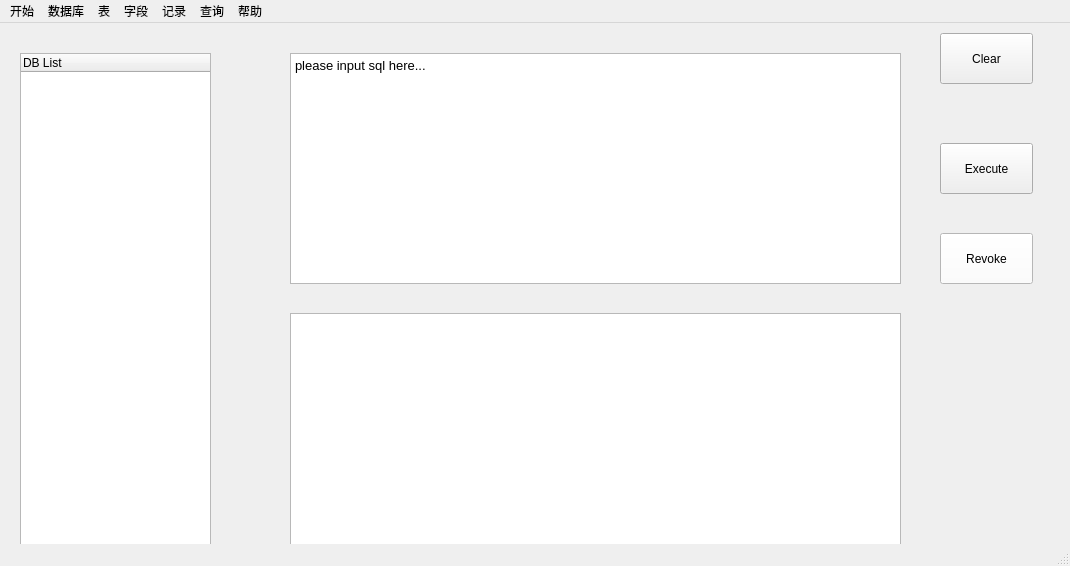
<?xml version="1.0" encoding="UTF-8"?>
<ui version="4.0">
 <class>MainWindow</class>
 <widget class="QMainWindow" name="MainWindow">
  <property name="geometry">
   <rect>
    <x>0</x>
    <y>0</y>
    <width>1070</width>
    <height>566</height>
   </rect>
  </property>
  <property name="windowTitle">
   <string>MainWindow</string>
  </property>
  <property name="styleSheet">
   <string notr="true">background-image: url(:/FILE/res/6.jpg);</string>
  </property>
  <widget class="QWidget" name="centralwidget">
   <widget class="QTreeWidget" name="treeWidget">
    <property name="geometry">
     <rect>
      <x>20</x>
      <y>30</y>
      <width>191</width>
      <height>531</height>
     </rect>
    </property>
    <property name="styleSheet">
     <string notr="true">background-image: url(:/FILE/res/back (2).png);</string>
    </property>
    <column>
     <property name="text">
      <string>DB List</string>
     </property>
    </column>
   </widget>
   <widget class="QTextEdit" name="textEdit">
    <property name="geometry">
     <rect>
      <x>290</x>
      <y>30</y>
      <width>611</width>
      <height>231</height>
     </rect>
    </property>
    <property name="styleSheet">
     <string notr="true">font: 75 15pt &quot;Times New Roman&quot;;
background-image: url(:/build-DBMS-Desktop_Qt_5_9_9_MSVC2015_32bit-Debug/DBMS/res/back (2).png);</string>
    </property>
    <property name="html">
     <string>&lt;!DOCTYPE HTML PUBLIC &quot;-//W3C//DTD HTML 4.0//EN&quot; &quot;http://www.w3.org/TR/REC-html40/strict.dtd&quot;&gt;
&lt;html&gt;&lt;head&gt;&lt;meta name=&quot;qrichtext&quot; content=&quot;1&quot; /&gt;&lt;style type=&quot;text/css&quot;&gt;
p, li { white-space: pre-wrap; }
&lt;/style&gt;&lt;/head&gt;&lt;body style=&quot; font-family:'Times New Roman'; font-size:15pt; font-weight:72; font-style:normal;&quot;&gt;
&lt;p style=&quot; margin-top:0px; margin-bottom:0px; margin-left:0px; margin-right:0px; -qt-block-indent:0; text-indent:0px;&quot;&gt;&lt;span style=&quot; font-family:'SimSun'; font-size:10pt; font-weight:400;&quot;&gt;please input sql here...&lt;/span&gt;&lt;/p&gt;&lt;/body&gt;&lt;/html&gt;</string>
    </property>
   </widget>
   <widget class="QTableWidget" name="tableWidget">
    <property name="geometry">
     <rect>
      <x>1260</x>
      <y>610</y>
      <width>20</width>
      <height>20</height>
     </rect>
    </property>
    <property name="styleSheet">
     <string notr="true">background-image: url(:/FILE/res/back (2).png);</string>
    </property>
   </widget>
   <widget class="QPushButton" name="pushButton">
    <property name="geometry">
     <rect>
      <x>940</x>
      <y>120</y>
      <width>93</width>
      <height>51</height>
     </rect>
    </property>
    <property name="styleSheet">
     <string notr="true">font: 87 11pt &quot;Bodoni MT Black&quot;;background-image: url(:/FILE/res/back (2).png);</string>
    </property>
    <property name="text">
     <string>Execute</string>
    </property>
   </widget>
   <widget class="QPushButton" name="clearbutton">
    <property name="geometry">
     <rect>
      <x>940</x>
      <y>10</y>
      <width>93</width>
      <height>51</height>
     </rect>
    </property>
    <property name="styleSheet">
     <string notr="true">font: 87 16pt &quot;Bodoni MT Black&quot;;
background-image: url(:/FILE/res/back (2).png);</string>
    </property>
    <property name="text">
     <string>Clear</string>
    </property>
   </widget>
   <widget class="QPushButton" name="backbutton">
    <property name="geometry">
     <rect>
      <x>940</x>
      <y>210</y>
      <width>93</width>
      <height>51</height>
     </rect>
    </property>
    <property name="styleSheet">
     <string notr="true">font: 87 11pt &quot;Bodoni MT Black&quot;;
background-color: rgb(255, 255, 255);
background-image: url(:/FILE/res/back (2).png);</string>
    </property>
    <property name="text">
     <string>Revoke</string>
    </property>
   </widget>
   <widget class="QTableWidget" name="showWidget">
    <property name="geometry">
     <rect>
      <x>290</x>
      <y>290</y>
      <width>611</width>
      <height>241</height>
     </rect>
    </property>
    <property name="styleSheet">
     <string notr="true">background-image: url(:/build-DBMS-Desktop_Qt_5_9_9_MSVC2015_32bit-Debug/DBMS/res/back (2).png);</string>
    </property>
   </widget>
   <zorder>tableWidget</zorder>
   <zorder>pushButton</zorder>
   <zorder>clearbutton</zorder>
   <zorder>backbutton</zorder>
   <zorder>showWidget</zorder>
   <zorder>treeWidget</zorder>
   <zorder>textEdit</zorder>
  </widget>
  <widget class="QStatusBar" name="statusbar"/>
  <widget class="QMenuBar" name="menubar">
   <property name="geometry">
    <rect>
     <x>0</x>
     <y>0</y>
     <width>1070</width>
     <height>26</height>
    </rect>
   </property>
   <widget class="QMenu" name="menu">
    <property name="title">
     <string>开始</string>
    </property>
    <addaction name="open"/>
    <addaction name="save"/>
    <addaction name="back"/>
    <addaction name="login"/>
    <addaction name="logout"/>
   </widget>
   <widget class="QMenu" name="menu_2">
    <property name="title">
     <string>数据库</string>
    </property>
    <addaction name="adddb"/>
    <addaction name="deletedb"/>
   </widget>
   <widget class="QMenu" name="menu_3">
    <property name="title">
     <string>表</string>
    </property>
    <addaction name="addtable"/>
    <addaction name="deletetable"/>
   </widget>
   <widget class="QMenu" name="menu_4">
    <property name="title">
     <string>字段</string>
    </property>
    <addaction name="addfield"/>
    <addaction name="modifyfield"/>
    <addaction name="deletefield"/>
   </widget>
   <widget class="QMenu" name="menu_5">
    <property name="title">
     <string>记录</string>
    </property>
    <addaction name="adddate"/>
    <addaction name="deletedate"/>
    <addaction name="updatedate"/>
   </widget>
   <widget class="QMenu" name="menu_6">
    <property name="title">
     <string>查询</string>
    </property>
    <addaction name="finddb"/>
    <addaction name="findtable"/>
    <addaction name="findfield"/>
    <addaction name="readtable"/>
    <addaction name="readdb"/>
   </widget>
   <widget class="QMenu" name="menu_7">
    <property name="title">
     <string>帮助</string>
    </property>
   </widget>
   <addaction name="menu"/>
   <addaction name="menu_2"/>
   <addaction name="menu_3"/>
   <addaction name="menu_4"/>
   <addaction name="menu_5"/>
   <addaction name="menu_6"/>
   <addaction name="menu_7"/>
  </widget>
  <action name="open">
   <property name="text">
    <string>打开</string>
   </property>
  </action>
  <action name="save">
   <property name="text">
    <string>保存</string>
   </property>
  </action>
  <action name="back">
   <property name="text">
    <string>撤销</string>
   </property>
  </action>
  <action name="db">
   <property name="text">
    <string>数据库</string>
   </property>
  </action>
  <action name="table">
   <property name="text">
    <string>表</string>
   </property>
  </action>
  <action name="trigger">
   <property name="text">
    <string>触发器</string>
   </property>
  </action>
  <action name="login">
   <property name="text">
    <string>登录</string>
   </property>
  </action>
  <action name="adddb">
   <property name="text">
    <string>创建数据库</string>
   </property>
  </action>
  <action name="deletedb">
   <property name="text">
    <string>删除数据库</string>
   </property>
  </action>
  <action name="addtable">
   <property name="text">
    <string>创建表</string>
   </property>
  </action>
  <action name="deletetable">
   <property name="text">
    <string>删除表</string>
   </property>
  </action>
  <action name="addfield">
   <property name="text">
    <string>添加字段</string>
   </property>
  </action>
  <action name="modifyfield">
   <property name="text">
    <string>修改字段</string>
   </property>
  </action>
  <action name="deletefield">
   <property name="text">
    <string>删除字段</string>
   </property>
  </action>
  <action name="adddate">
   <property name="text">
    <string>增加记录</string>
   </property>
  </action>
  <action name="finddb">
   <property name="text">
    <string>查找数据库</string>
   </property>
  </action>
  <action name="findtable">
   <property name="text">
    <string>查找表</string>
   </property>
  </action>
  <action name="findfield">
   <property name="text">
    <string>查找语句</string>
   </property>
  </action>
  <action name="logout">
   <property name="text">
    <string>退出</string>
   </property>
  </action>
  <action name="readtable">
   <property name="text">
    <string>查看表</string>
   </property>
  </action>
  <action name="deletedate">
   <property name="text">
    <string>删除记录</string>
   </property>
  </action>
  <action name="updatedate">
   <property name="text">
    <string>修改记录</string>
   </property>
  </action>
  <action name="readdb">
   <property name="text">
    <string>查看数据库</string>
   </property>
  </action>
 </widget>
 <resources/>
 <connections/>
</ui>
